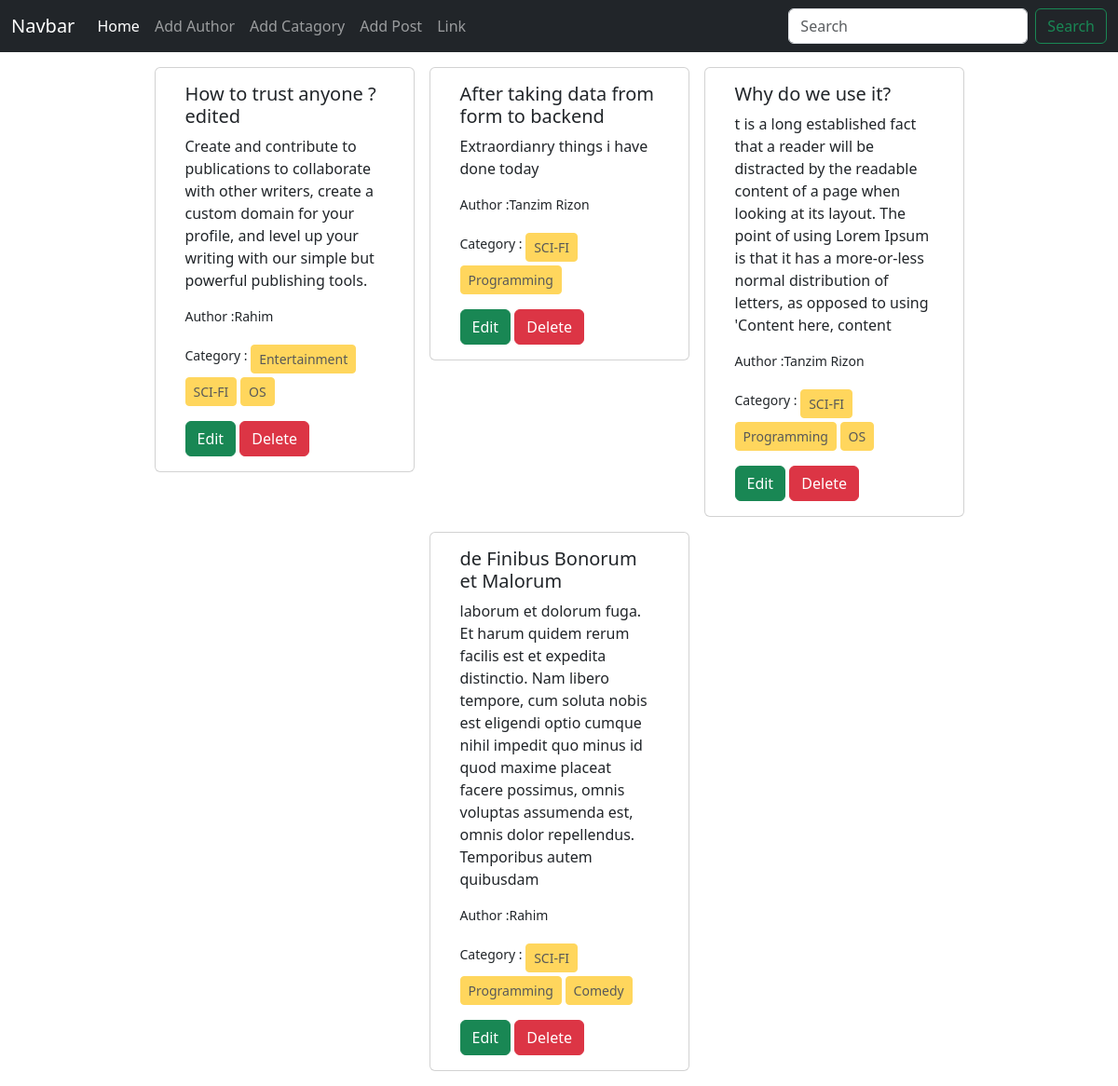
The page / on the database its author committed.
### post/models.py (models this page shows, shortened)
class Post(models.Model):
    title=models.CharField(max_length=100)
    content=models.TextField()
    category=models.ManyToManyField(Catergory)   #ekta post mulitple category r modde thakte pare abar ekta category r modde multiple post thakte pare...
    author=models.ForeignKey(Author,on_delete=models.CASCADE,default=None)

### author/models.py (models this page shows, shortened)
class Author(models.Model):
    name=models.CharField(max_length=100)
    bio=models.TextField()
    phone_no=models.CharField(max_length=12)

### categories/models.py (models this page shows, shortened)
class Catergory(models.Model):
    name=models.CharField(max_length=20)

### blog_proect/views.py (the view)
# urls.py: path('', views.home,name='homepage'),
def home(request):
    post=Post.objects.all()
    return render(request,'home.html',{'post':post})

### templates/home.html
{%extends 'base.html'%}
{% load crispy_forms_tags  %}
{%block content%}
<div class="container mx-auto d-flex flex-wrap justify-content-center align-items-baseline m-2 ">
        {%for i in post%}
        <div class="col-sm-3 m-2">
          <div class="card px-3">
            <div class="card-body">
              <h5 class="card-title">{{i.title}}</h5>
              <p class="card-text">{{i.content}}</p>
              <small>
                <p>Author :{{i.author.name}} </p>
                <p >Category :
                    {% for cat in i.category.all %}
                    <button class="btn btn-warning btn-sm mt-1 " disabled> {{cat.name}}</button>
                    {% endfor %}
                </p>
              </small>
              <a href="{% url 'edit_post' i.id%}" class="btn btn-success">Edit</a>
              <a href="{% url 'delete_post' i.id%}" class="btn btn-danger">Delete</a>
            </div>
          </div>
        </div>
        {%endfor%}
      </div>
{%endblock%}

### templates/base.html (shortened to what this page needs)
<!doctype html>
<html lang="en">
  <head>
    <link href="https://cdn.jsdelivr.net/npm/bootstrap@5.3.3/dist/css/bootstrap.min.css" rel="stylesheet">
  </head>
  <body>
    <nav class="navbar navbar-expand-lg navbar-dark bg-dark">
        <div class="container-fluid">
          <a class="navbar-brand" href="#">Navbar</a>
          <div class="collapse navbar-collapse" id="navbarSupportedContent">
            <ul class="navbar-nav me-auto mb-2 mb-lg-0">
              <li class="nav-item">
                <a class="nav-link active" aria-current="page" href="{% url 'homepage' %}">Home</a>
              </li>
              <li class="nav-item">
                <a class="nav-link" href="{% url 'add_author'%}">Add Author</a>
              </li>
              <li class="nav-item">
                <a class="nav-link" href="{% url 'add_category'%}">Add Catagory</a>
              </li>
              <li class="nav-item">
                <a class="nav-link" href="{% url 'add_post'%}">Add Post</a>
              </li>
              <li class="nav-item">
                <a class="nav-link" href="#">Link</a>
              </li>
            </ul>
            <form class="d-flex" role="search">
              <input class="form-control me-2" type="search" placeholder="Search" aria-label="Search">
              <button class="btn btn-outline-success" type="submit">Search</button>
            </form>
          </div>
        </div>
      </nav>
{%block content %}
{%endblock%}
  </body>
</html>

### rows shown on the page
Post: title "How to trust anyone ? edited", content "Create and contribute to publications to collaborate with other writers, create a custom domain for your profile, and level up your writing with our simple but powerful publishing tools.", author.name "Rahim"
Catergory: name "Entertainment"
Catergory: name "SCI-FI"
Catergory: name "OS"
Post: title "After taking data from form to backend", content "Extraordianry things i have done today", author.name "Tanzim Rizon"
Catergory: name "Programming"
Post: title "Why do we use it?", content "t is a long established fact that a reader will be distracted by the readable content of a page when looking at its layout. The point of using Lorem Ipsum is that it has a more-or-less normal distribution of letters, as opposed to using 'Content here, content", author.name "Tanzim Rizon"
Post: title "de Finibus Bonorum et Malorum", content "laborum et dolorum fuga. Et harum quidem rerum facilis est et expedita distinctio. Nam libero tempore, cum soluta nobis est eligendi optio cumque nihil impedit quo minus id quod maxime placeat facere possimus, omnis voluptas assumenda est, omnis dolor repellendus. Temporibus autem quibusdam", author.name "Rahim"
Catergory: name "Comedy"
